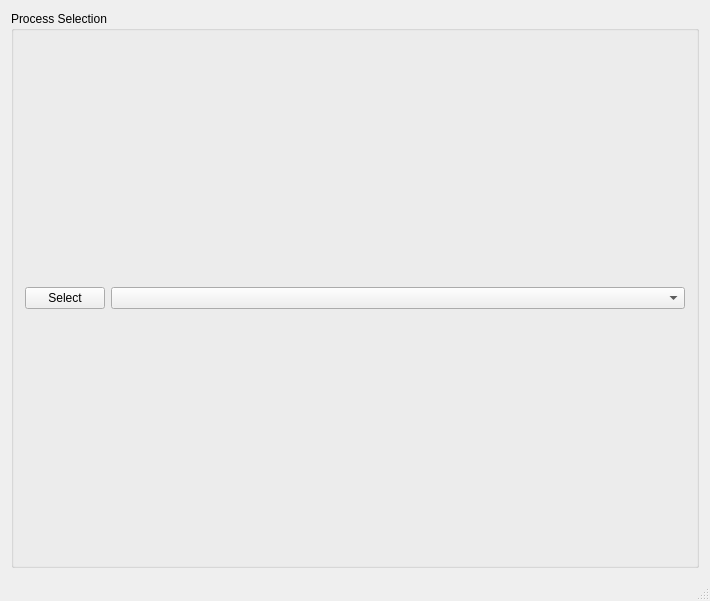
<?xml version="1.0" encoding="UTF-8"?>
<ui version="4.0">
 <class>ASMemoryReaderClass</class>
 <widget class="QMainWindow" name="ASMemoryReaderClass">
  <property name="geometry">
   <rect>
    <x>0</x>
    <y>0</y>
    <width>710</width>
    <height>601</height>
   </rect>
  </property>
  <property name="windowTitle">
   <string>ASMemoryReader</string>
  </property>
  <widget class="QWidget" name="centralWidget">
   <layout class="QVBoxLayout" name="verticalLayout">
    <item>
     <widget class="QGroupBox" name="groupBox">
      <property name="title">
       <string>Process Selection</string>
      </property>
      <layout class="QHBoxLayout" name="horizontalLayout">
       <item>
        <widget class="QPushButton" name="pushButton">
         <property name="sizePolicy">
          <sizepolicy hsizetype="Maximum" vsizetype="Fixed">
           <horstretch>0</horstretch>
           <verstretch>0</verstretch>
          </sizepolicy>
         </property>
         <property name="text">
          <string>Select</string>
         </property>
        </widget>
       </item>
       <item>
        <widget class="QComboBox" name="processSelectionComboBox"/>
       </item>
      </layout>
     </widget>
    </item>
   </layout>
  </widget>
  <widget class="QStatusBar" name="statusBar"/>
 </widget>
 <layoutdefault spacing="6" margin="11"/>
 <resources>
  <include location="asmemoryreader.qrc"/>
 </resources>
 <connections/>
</ui>
